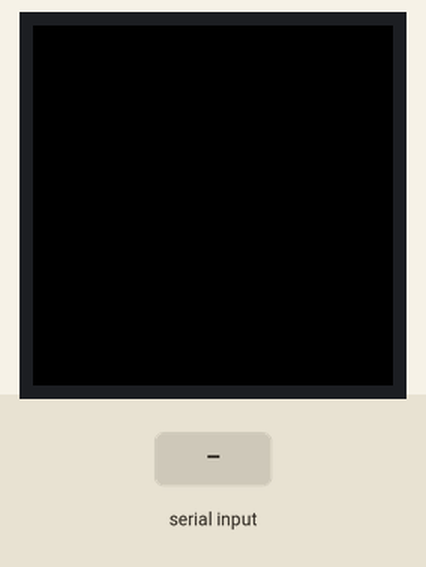
The sketch below on a simulated Arduino Uno, built with avr-gcc and run on an emulated ATmega328P. Parts: 240×240 colour display. The test bench sets the inputs (shaded band).

Above: at 1.2 s.
1.3 s: "1" received over Serial
At 3.5 s:
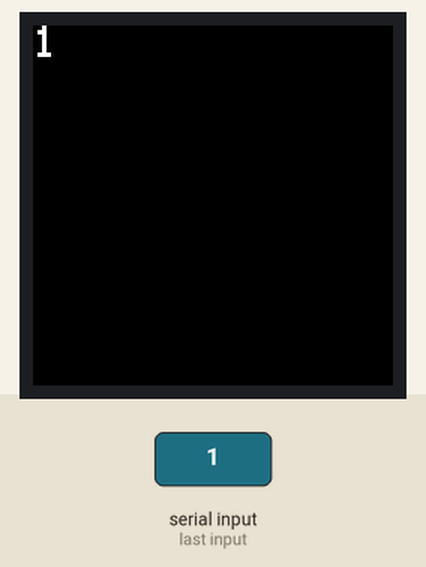
3.8 s: "0" received over Serial
At 5.4 s:
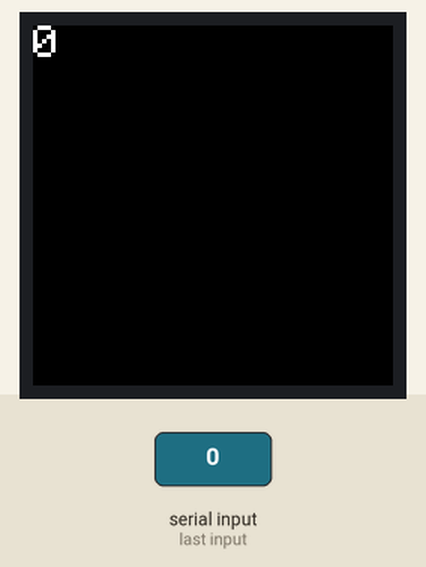
6.3 s: "2" received over Serial
At 8.5 s:
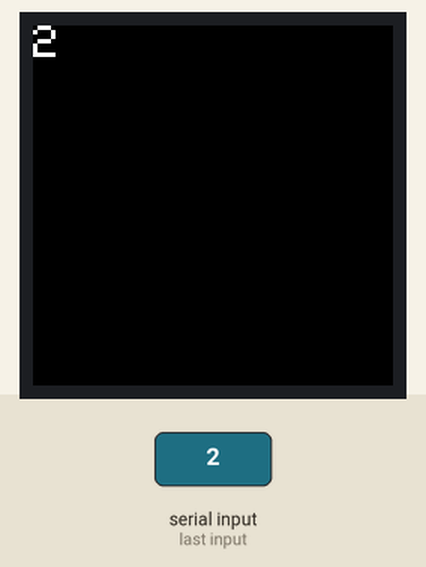
Timing chart, 0 to 10.0 s (numbered marks = the images above; inputs shaded):
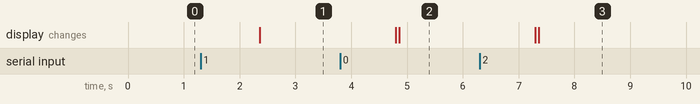

Measured:
- after the input at 1.3 s, the display: changes after 1.1 s (image 1)
- after the input at 3.8 s, the display: first changes after 1.0 s (image 2 shows a later state)
- after the input at 6.3 s, the display: first changes after 1.0 s (image 3 shows a later state)

The sketch:

ReadStringOLED.ino
```cpp
#include <string.h>
#include <Arduino_ST7789_Fast.h>
#define TFT_DC    7
#define TFT_RST   8
#define SCR_WD   240
#define SCR_HT   240   // 320 - to allow access to full 240x320 frame buffer

Arduino_ST7789 lcd = Arduino_ST7789(TFT_DC, TFT_RST);
String example;

void setup(void)
{
  Serial.begin(9600);
  lcd.init(SCR_WD, SCR_HT); //initialize screen resolution
  lcd.fillScreen(BLACK);
  lcd.setTextColor(WHITE);
  lcd.setTextSize(3);
 }

void loop()
{
  while(Serial.available()==0){} //Wait for input
  example = Serial.readString();
  lcd.setCursor(0, 0);
  lcd.clearScreen();

  lcd.println(example);
}
```
